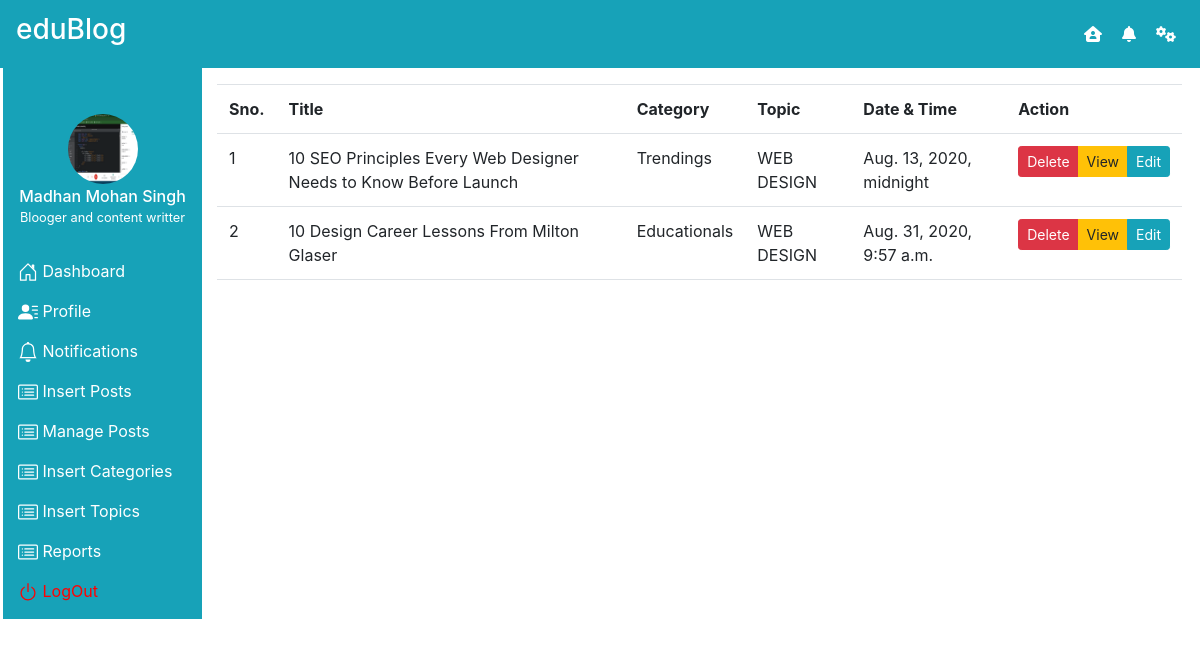
Screenshot of /user_manage_post (signed in) with the database file from the repository.
### datawork/models.py (models this page shows, shortened)
class NewUser(models.Model):
    nu_id = models.AutoField(primary_key=True)
    nu_name = models.CharField(max_length=200)
    nu_city = models.CharField(max_length=200, null=True)
    nu_state = models.CharField(max_length=200, null=True)
    nu_image = models.ImageField(upload_to="media")
    nu_doc = models.DateField()
    nu_address = models.TextField()
    nu_phone = models.CharField(max_length=200)
    nu_email = models.EmailField()
    nu_password = models.CharField(max_length=200)
    nu_myself = models.TextField()
    def __str__(self):
        return self.nu_name

class Posts(models.Model):
    post_id = models.AutoField(primary_key=True)
    post_name = models.CharField(max_length=200, null=True)
    post_category = models.ForeignKey(Category, on_delete=models.CASCADE)
    post_topic = models.ForeignKey(Topic, on_delete=models.CASCADE)
    post_image = models.ImageField(upload_to="media")
    post_description = RichTextField(blank=True, null=True)
    post_doc = models.DateTimeField(default=timezone.now)
    post_user = models.ForeignKey(NewUser, on_delete=models.CASCADE, null=True)
    STATUS = (("0", "Approved"), ("1", "Pending"))
    post_status = models.CharField(max_length=30, choices=STATUS, default="1")

class Category(models.Model):
    cat_id = models.AutoField(primary_key=True)
    cat_title = models.CharField(max_length=200)
    cat_doc = models.DateTimeField(default=timezone.now)
    def __str__(self):
        return self.cat_title

class Topic(models.Model):
    top_id = models.AutoField(primary_key=True)
    top_title = models.CharField(max_length=200)
    top_cat = models.ForeignKey(Category, on_delete=models.CASCADE)
    top_doc = models.DateTimeField(default=timezone.now)
    def __str__(self):
        return self.top_title

### datawork/views.py (the view)
# urls.py: path('user_manage_post', views.user_manage_post, name="manage_post"),
def user_manage_post(r):
    log = get_user(r)
    return render(r, "user/manage_post.html", {
        "posts": Posts.objects.filter(post_user__nu_name=log),
        "user": log,
    })

### datawork/views.py (called while the page is built)
def get_user(r):
    if r.session.has_key('logins'):
        return NewUser.objects.get(nu_name=r.session['logins'])

### templates/user/manage_post.html
{% extends 'user/base.html' %}
{% load static %}
{% block manage_post %}
    <div class="col-lg-10 mt-2">
        <table class="table table-hover table-stripped mt-2">
           <tr>
               <th>Sno.</th>
               <th>Title</th>
               <th>Category</th>
               <th>Topic</th>
               <th>Date & Time</th>
               <th>Action</th>
           </tr>
            {% for p in posts %}
                <tr>
                    <td>{{ p.post_id }}</td>
                    <td>{{ p.post_name }}</td>
                    <td>{{ p.post_category }}</td>
                    <td>{{ p.post_topic }}</td>
                    <td>{{ p.post_doc }}</td>
                    <td>
                        <div class="btn-group">
                            <a href="{% url 'delete_post' p.post_id %}" class="btn btn-danger btn-sm">Delete</a>
                            <a href="{% url 'user_view_post' p.post_id %}" class="btn btn-warning btn-sm">View</a>
                            <a href="{% url 'user_edit_post' p.post_id %}" class="btn btn-info btn-sm">Edit</a>
                        </div>
                    </td>
                </tr>
            {% endfor %}
        </table>
    </div>
{% endblock %}

### templates/user/base.html (shortened to what this page needs)
<!DOCTYPE html>
<html lang="en">
<head>
    <link rel="stylesheet" href="https://stackpath.bootstrapcdn.com/bootstrap/5.0.0-alpha1/css/bootstrap.min.css">
    <link rel="stylesheet" href="https://stackpath.bootstrapcdn.com/bootstrap/4.5.0/css/bootstrap.min.css">
    {% load static %}
</head>
<body>
    <nav class="navbar navbar-expand-lg navbar-dark bg-info">
        <a href="{% url 'homepage' %}" class="navbar-brand"><h3>eduBlog</h3></a>
        <ul class="navbar-nav ml-auto">
            <li class="nav-item">
                <a href="{% url 'user_dashboard' %}" class="nav-link ml-1" style="color: white">
                    <i class="fas fa-house-user"></i>
                </a>
            </li>
            <li class="nav-item">
                <a href="" class="nav-link ml-1" style="color: white">
                    <i class="fas fa-bell"></i>
                </a>
            </li>
            <li class="nav-item">
                <a href="{% url 'profile' %}" class="nav-link ml-1" style="color: white">
                    <i class="fas fa-cogs"></i>
                </a>
            </li>
        </ul>
    </nav>
    <div class="container-fluid">
        <div class="row">
            <div class="col-lg-2 bg-info">
                <div class="sidebar-user py-3 text-center text-white">
                    <img src="{{ user.nu_image.url }}" alt="" class="img-fluid rounded-circle"><br>
                    <h7 style="font-weight: 500!important;">{{ user.nu_name }}</h7>
                    <p class="small">Blooger and content writter</p>
                </div>
                <div class="menu text-white">
                    <p>
                        <a href="{% url 'user_dashboard' %}" style="text-decoration: none; color: white">
                            <span>
                            Dashboard
                        </span>
                        </a>
                    </p>
                    <p>
                        <a href="{% url 'profile' %}" style="text-decoration: none; color:white">
                            <span>
                                Profile
                            </span>
                        </a>
                    </p>
                    <p>
                        <span>
                            Notifications
                        </span>
                    </p>
                    <p>
                        <a href="{% url 'insert_post' %}" style="text-decoration: none; color: white">
                            <span>
                                Insert Posts
                            </span>
                        </a>
                    </p>
                    <p>
                        <a href="{% url 'manage_post' %}" style="text-decoration: none; color: white">
                            <span>
                                Manage Posts
                            </span>
                        </a>
                    </p>
                    <p>
                        <a href="{% url 'insert_category' %}" style="text-decoration: none; color: white">
                            <span>
                                Insert Categories
                            </span>
                        </a>
                    </p>
                    <p>
                        <a href="{% url 'insert_topic' %}" style="text-decoration: none; color: white">
                            <span>
                                Insert Topics
                            </span>
                        </a>
                    </p>
                    <p>
                        <a href="{% url 'report' %}" style="text-decoration: none; color: white">
                            <span>
                            Reports
                        </span>
                        </a>
                    </p>
                    <p>
                        <a href="{% url 'logout' %}" style="text-decoration: none; color: red">
                            <span>
                                <svg width="1em" height="1em" viewBox="0 0 16 16" class="bi bi-power" fill="currentColor" xmlns="http://www.w3.org/2000/svg" style="font-size: 20px"><path fill-rule="evenodd" d="M5.578 4.437a5 5 0 1 0 4.922.044l.5-.866a6 6 0 1 1-5.908-.053l.486.875z"/><path fill-rule="evenodd" d="M7.5 8V1h1v7h-1z"/></svg>
                                LogOut
                            </span>
                        </a>
                    </p>
                </div>
            </div>
            {% block manage_post %}{% endblock %}
        </div>
    </div>
</body>
</html>

### templates/user/base.html (style rules this page uses)
.row { display: flex; flex-wrap: wrap; margin-right: -.75rem; margin-left: -.75rem; }
.rounded-circle { border-radius: 50%!important; }
.img-fluid { max-width: 100%; height: auto; }
.rounded-circle { border-radius: 50% !important; }
.sidebar-user img { width: 70px; height: 70px; margin-top: 30px; }

### rows the page displays
NewUser: nu_image (picture), nu_name "Madhan Mohan Singh"
Posts: post_id "1", post_name "10 SEO Principles Every Web Designer Needs to Know Before Launch", post_category "Trendings", post_topic "WEB DESIGN", post_doc "Aug. 13, 2020, midnight"
Posts: post_id "2", post_name "10 Design Career Lessons From Milton Glaser", post_category "Educationals", post_topic "WEB DESIGN", post_doc "Aug. 31, 2020, 9:57 a.m."
